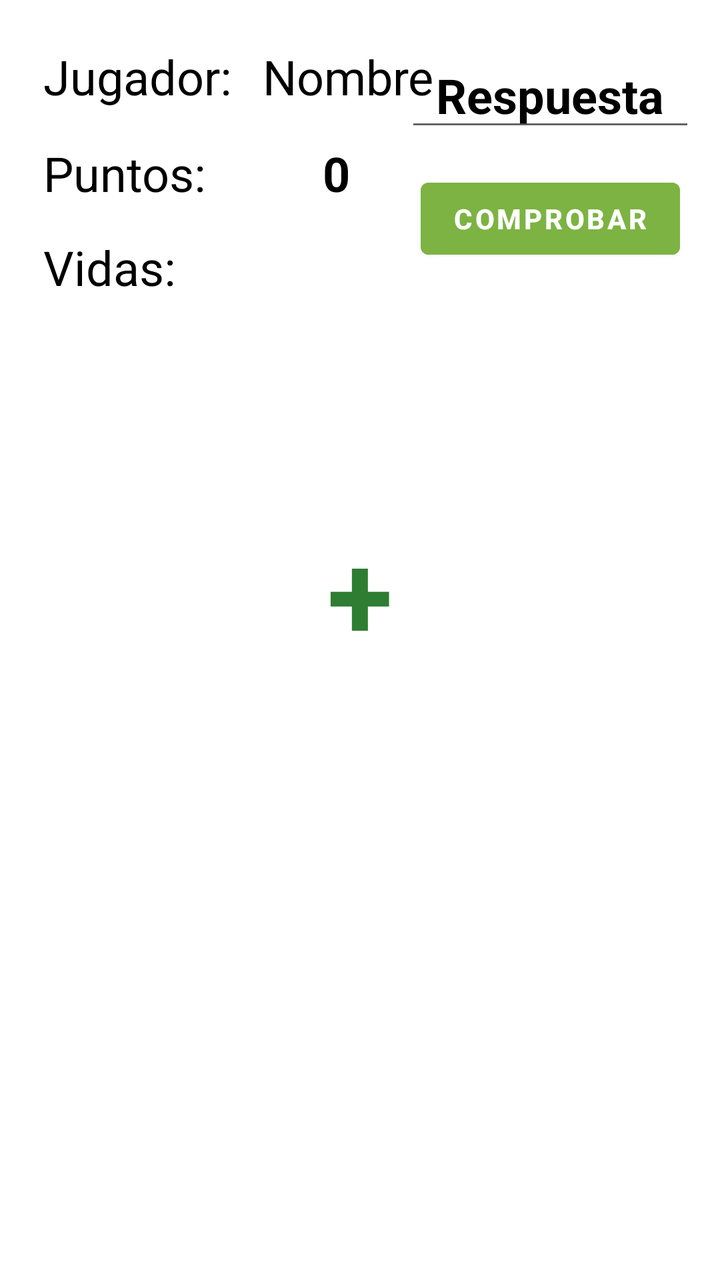
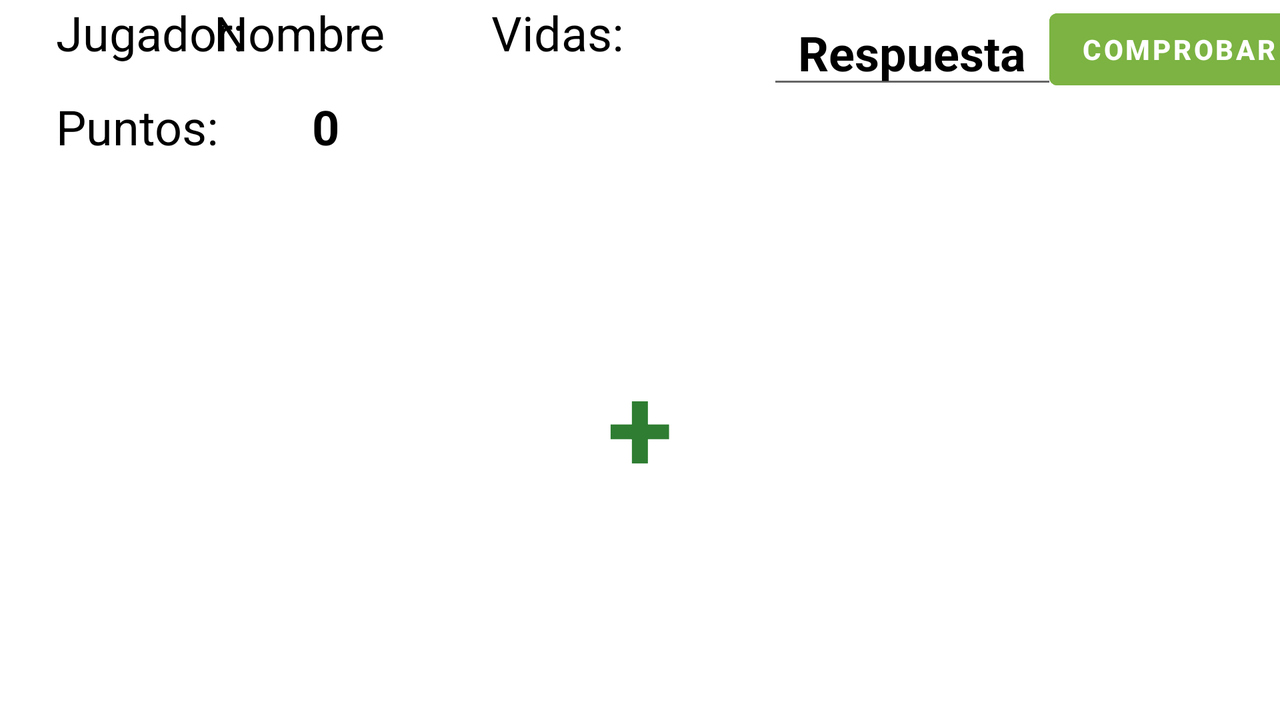

The same Android screen from two of the app's own layout files: first res/layout/ as a phone draws it, then the repository's variant for another configuration, drawn on a device whose configuration selects that folder. Both files follow.
<!-- AndroidManifest.xml: application theme Theme.CulculadoraNiños -->
<!-- res/layout/activity_juego.xml -->
<?xml version="1.0" encoding="utf-8"?>
<androidx.constraintlayout.widget.ConstraintLayout xmlns:android="http://schemas.android.com/apk/res/android"
    xmlns:app="http://schemas.android.com/apk/res-auto"
    xmlns:tools="http://schemas.android.com/tools"
    android:layout_width="match_parent"
    android:layout_height="match_parent"
    tools:context=".Juego">

    <View
        android:id="@+id/viewOperacion"
        android:layout_width="0dp"
        android:layout_height="0dp"
        android:alpha="0"
        android:background="#FFFFFF"
        app:layout_constraintBottom_toBottomOf="@+id/imgNum21"
        app:layout_constraintEnd_toEndOf="@+id/imgNum21"
        app:layout_constraintStart_toStartOf="@+id/imgNum12"
        app:layout_constraintTop_toTopOf="@+id/imgNum12" />

    <ImageView
        android:id="@+id/fondo"
        android:layout_width="wrap_content"
        android:layout_height="wrap_content"
        android:background="@drawable/fondo"
        android:scaleType="centerCrop"
        app:layout_constraintBottom_toBottomOf="parent"
        app:layout_constraintEnd_toEndOf="parent"
        app:layout_constraintHorizontal_bias="1.0"
        app:layout_constraintStart_toStartOf="parent"
        app:layout_constraintTop_toTopOf="parent"
        app:layout_constraintVertical_bias="1.0"
        app:srcCompat="@drawable/fondo" />

    <TextView
        android:id="@+id/txtCorrecto"
        android:layout_width="wrap_content"
        android:layout_height="wrap_content"
        android:textSize="60sp"
        app:layout_constraintBottom_toBottomOf="parent"
        app:layout_constraintEnd_toEndOf="parent"
        app:layout_constraintStart_toStartOf="parent"
        app:layout_constraintTop_toBottomOf="@+id/textView5"
        app:layout_constraintVertical_bias="0.16000003" />

    <TextView
        android:id="@+id/txtCorreccion"
        android:layout_width="wrap_content"
        android:layout_height="wrap_content"
        android:textSize="30sp"
        app:layout_constraintBottom_toBottomOf="parent"
        app:layout_constraintEnd_toEndOf="@+id/txtCorrecto"
        app:layout_constraintHorizontal_bias="0.503"
        app:layout_constraintStart_toStartOf="@+id/txtCorrecto"
        app:layout_constraintTop_toBottomOf="@+id/txtCorrecto"
        app:layout_constraintVertical_bias="0.060000002" />

    <ImageView
        android:id="@+id/vida1"
        android:layout_width="40sp"
        android:layout_height="40sp"
        app:layout_constraintBottom_toBottomOf="@+id/textView5"
        app:layout_constraintEnd_toEndOf="parent"
        app:layout_constraintHorizontal_bias="0.17"
        app:layout_constraintStart_toEndOf="@+id/textView5"
        app:layout_constraintTop_toTopOf="@+id/textView5"
        app:layout_constraintVertical_bias="0.035"
        app:srcCompat="@drawable/vida" />

    <ImageView
        android:id="@+id/vida3"
        android:layout_width="40sp"
        android:layout_height="40sp"
        app:layout_constraintBottom_toBottomOf="@+id/textView5"
        app:layout_constraintEnd_toEndOf="parent"
        app:layout_constraintHorizontal_bias="0.27"
        app:layout_constraintStart_toEndOf="@+id/textView5"
        app:layout_constraintTop_toTopOf="@+id/textView5"
        app:layout_constraintVertical_bias="0.035"
        app:srcCompat="@drawable/vida" />

    <ImageView
        android:id="@+id/vida2"
        android:layout_width="40sp"
        android:layout_height="40sp"
        app:layout_constraintBottom_toBottomOf="@+id/textView5"
        app:layout_constraintEnd_toEndOf="parent"
        app:layout_constraintHorizontal_bias="0.37"
        app:layout_constraintStart_toEndOf="@+id/textView5"
        app:layout_constraintTop_toTopOf="@+id/textView5"
        app:layout_constraintVertical_bias="0.035"
        app:srcCompat="@drawable/vida" />

    <EditText
        android:id="@+id/eTxtRespuesta"
        android:layout_width="145dp"
        android:layout_height="wrap_content"
        android:ems="10"
        android:gravity="center"
        android:hint="@string/txtResponse"
        android:inputType="numberSigned"
        android:textColor="@color/black"
        android:textColorHighlight="#7CB342"
        android:textColorHint="@color/black"
        android:textColorLink="#7CB342"
        android:textSize="24sp"
        android:textStyle="bold"
        app:layout_constraintBottom_toBottomOf="parent"
        app:layout_constraintEnd_toEndOf="parent"
        app:layout_constraintHorizontal_bias="0.943"
        app:layout_constraintStart_toStartOf="parent"
        app:layout_constraintTop_toTopOf="parent"
        app:layout_constraintVertical_bias="0.036" />

    <TextView
        android:id="@+id/textView3"
        android:layout_width="wrap_content"
        android:layout_height="wrap_content"
        android:text="@string/txtPlayerDP"
        android:textColor="@color/black"
        android:textSize="24sp"
        app:layout_constraintBottom_toBottomOf="parent"
        app:layout_constraintEnd_toEndOf="parent"
        app:layout_constraintHorizontal_bias="0.081"
        app:layout_constraintStart_toStartOf="parent"
        app:layout_constraintTop_toTopOf="parent"
        app:layout_constraintVertical_bias="0.036" />

    <TextView
        android:id="@+id/txtNombreJugador"
        android:layout_width="wrap_content"
        android:layout_height="wrap_content"
        android:text="Nombre"
        android:textColor="@color/black"
        android:textSize="24sp"
        app:layout_constraintBottom_toBottomOf="@+id/textView3"
        app:layout_constraintEnd_toEndOf="parent"
        app:layout_constraintHorizontal_bias="0.098"
        app:layout_constraintStart_toEndOf="@+id/textView3"
        app:layout_constraintTop_toTopOf="@+id/textView3" />

    <TextView
        android:id="@+id/textView4"
        android:layout_width="wrap_content"
        android:layout_height="wrap_content"
        android:text="@string/txtPointsDP"
        android:textColor="@color/black"
        android:textSize="24sp"
        app:layout_constraintBottom_toBottomOf="parent"
        app:layout_constraintEnd_toEndOf="@+id/textView3"
        app:layout_constraintHorizontal_bias="0.0"
        app:layout_constraintStart_toStartOf="@+id/textView3"
        app:layout_constraintTop_toBottomOf="@+id/textView3"
        app:layout_constraintVertical_bias="0.029" />

    <TextView
        android:id="@+id/textView5"
        android:layout_width="wrap_content"
        android:layout_height="wrap_content"
        android:text="@string/txtVidasDP"
        android:textColor="@color/black"
        android:textSize="24sp"
        app:layout_constraintBottom_toBottomOf="parent"
        app:layout_constraintEnd_toEndOf="@+id/textView4"
        app:layout_constraintHorizontal_bias="0.0"
        app:layout_constraintStart_toStartOf="@+id/textView4"
        app:layout_constraintTop_toBottomOf="@+id/textView4"
        app:layout_constraintVertical_bias="0.029" />

    <TextView
        android:id="@+id/txtPuntos"
        android:layout_width="wrap_content"
        android:layout_height="wrap_content"
        android:text="0"
        android:textColor="@color/black"
        android:textSize="24sp"
        android:textStyle="bold"
        app:layout_constraintBottom_toBottomOf="@+id/textView4"
        app:layout_constraintEnd_toEndOf="parent"
        app:layout_constraintHorizontal_bias="0.24"
        app:layout_constraintStart_toEndOf="@+id/textView4"
        app:layout_constraintTop_toTopOf="@+id/textView4" />

    <Button
        android:id="@+id/btComprobar"
        android:layout_width="wrap_content"
        android:layout_height="wrap_content"
        android:backgroundTint="#7CB342"
        android:text="@string/comprobarCAPS"
        android:textStyle="bold"
        app:layout_constraintBottom_toBottomOf="parent"
        app:layout_constraintEnd_toEndOf="@+id/eTxtRespuesta"
        app:layout_constraintStart_toStartOf="@+id/eTxtRespuesta"
        app:layout_constraintTop_toBottomOf="@+id/eTxtRespuesta"
        app:layout_constraintVertical_bias="0.028" />

    <ImageView
        android:id="@+id/imgNum21"
        android:layout_width="150sp"
        android:layout_height="150sp"
        app:layout_constraintBottom_toBottomOf="parent"
        app:layout_constraintEnd_toEndOf="parent"
        app:layout_constraintHorizontal_bias="0.96"
        app:layout_constraintStart_toStartOf="parent"
        app:layout_constraintTop_toBottomOf="@+id/textView5"
        app:layout_constraintVertical_bias="0.20999998"
        tools:srcCompat="@tools:sample/avatars" />

    <ImageView
        android:id="@+id/imgNum12"
        android:layout_width="150sp"
        android:layout_height="150sp"
        app:layout_constraintBottom_toBottomOf="parent"
        app:layout_constraintEnd_toEndOf="parent"
        app:layout_constraintHorizontal_bias="0.04"
        app:layout_constraintStart_toStartOf="parent"
        app:layout_constraintTop_toBottomOf="@+id/textView5"
        app:layout_constraintVertical_bias="0.20999998"
        tools:srcCompat="@tools:sample/avatars" />

    <TextView
        android:id="@+id/txtOperacion"
        android:layout_width="wrap_content"
        android:layout_height="wrap_content"
        android:text="+"
        android:textColor="@color/colorPrimaryVariant"
        android:textSize="60sp"
        android:textStyle="bold"
        app:layout_constraintBottom_toBottomOf="@+id/imgNum21"
        app:layout_constraintEnd_toStartOf="@+id/imgNum21"
        app:layout_constraintStart_toEndOf="@+id/imgNum12"
        app:layout_constraintTop_toTopOf="@+id/imgNum12" />

</androidx.constraintlayout.widget.ConstraintLayout>
<!-- resources referenced by this layout -->
<resources>
  <color name="black">#FF000000</color>
  <color name="colorPrimaryVariant">#2E7D32</color>
  <string name="comprobarCAPS">COMPROBAR</string>
  <string name="txtPlayerDP">Jugador:</string>
  <string name="txtPointsDP">Puntos:</string>
  <string name="txtResponse">Respuesta</string>
  <string name="txtVidasDP">Vidas:</string>
  <style name="Theme.CulculadoraNiños" parent="Theme.MaterialComponents.DayNight.DarkActionBar">
          
          <item name="colorPrimary">#558B2F</item>
          <item name="colorPrimaryVariant">#2E7D32</item>
          <item name="colorOnPrimary">@color/white</item>
          
          <item name="colorSecondary">#7CB342</item>
          <item name="colorSecondaryVariant">#43A047</item>
          <item name="colorOnSecondary">@color/black</item>
          
          <item name="android:statusBarColor" tools:targetApi="l">?attr/colorPrimaryVariant</item>
          
      </style>
  <color name="white">#FFFFFFFF</color>
</resources>
<!-- res/layout-land/activity_juego.xml (the repository's variant of the layout above) -->
<!-- drawn on the phone turned sideways -->
<?xml version="1.0" encoding="utf-8"?>
<androidx.constraintlayout.widget.ConstraintLayout
    xmlns:android="http://schemas.android.com/apk/res/android"
    xmlns:app="http://schemas.android.com/apk/res-auto"
    xmlns:tools="http://schemas.android.com/tools"
    android:layout_width="match_parent"
    android:layout_height="match_parent">

    <ImageView
        android:id="@+id/fondo5"
        android:layout_width="wrap_content"
        android:layout_height="wrap_content"
        android:background="@drawable/fondo"
        android:scaleType="centerCrop"
        app:layout_constraintBottom_toBottomOf="parent"
        app:layout_constraintEnd_toEndOf="parent"
        app:layout_constraintHorizontal_bias="0.0"
        app:layout_constraintStart_toStartOf="parent"
        app:layout_constraintTop_toTopOf="parent"
        app:layout_constraintVertical_bias="0.0"
        app:srcCompat="@drawable/fondo" />

    <View
        android:id="@+id/viewOperacion"
        android:layout_width="0dp"
        android:layout_height="0dp"
        android:alpha="0"
        android:background="#FFFFFF"
        app:layout_constraintBottom_toBottomOf="@+id/imgNum21"
        app:layout_constraintEnd_toEndOf="@+id/imgNum21"
        app:layout_constraintStart_toStartOf="@+id/imgNum12"
        app:layout_constraintTop_toTopOf="@+id/imgNum12" />

    <TextView
        android:id="@+id/txtCorrecto"
        android:layout_width="wrap_content"
        android:layout_height="wrap_content"
        android:textSize="60sp"
        app:layout_constraintBottom_toBottomOf="parent"
        app:layout_constraintEnd_toEndOf="parent"
        app:layout_constraintStart_toStartOf="parent"
        app:layout_constraintTop_toBottomOf="@+id/textView10"
        app:layout_constraintVertical_bias="0.20999998" />

    <TextView
        android:id="@+id/txtCorreccion"
        android:layout_width="wrap_content"
        android:layout_height="wrap_content"
        android:textSize="30sp"
        app:layout_constraintBottom_toBottomOf="@+id/fondo5"
        app:layout_constraintEnd_toEndOf="@+id/txtCorrecto"
        app:layout_constraintStart_toStartOf="@+id/txtCorrecto"
        app:layout_constraintTop_toBottomOf="@+id/txtCorrecto"
        app:layout_constraintVertical_bias="0.16000003" />

    <ImageView
        android:id="@+id/vida1"
        android:layout_width="40sp"
        android:layout_height="40sp"
        app:layout_constraintBottom_toBottomOf="@+id/textView10"
        app:layout_constraintEnd_toEndOf="parent"
        app:layout_constraintHorizontal_bias="0.01"
        app:layout_constraintStart_toEndOf="@+id/textView10"
        app:layout_constraintTop_toTopOf="@+id/textView10"
        app:srcCompat="@drawable/vida" />

    <ImageView
        android:id="@+id/vida2"
        android:layout_width="40sp"
        android:layout_height="40sp"
        app:layout_constraintBottom_toBottomOf="@+id/textView10"
        app:layout_constraintEnd_toEndOf="parent"
        app:layout_constraintHorizontal_bias="0.17"
        app:layout_constraintStart_toEndOf="@+id/textView10"
        app:layout_constraintTop_toTopOf="@+id/textView10"
        app:srcCompat="@drawable/vida" />

    <ImageView
        android:id="@+id/vida3"
        android:layout_width="40sp"
        android:layout_height="40sp"
        app:layout_constraintBottom_toBottomOf="@+id/textView10"
        app:layout_constraintEnd_toEndOf="parent"
        app:layout_constraintHorizontal_bias="0.09"
        app:layout_constraintStart_toEndOf="@+id/textView10"
        app:layout_constraintTop_toTopOf="@+id/textView10"
        app:srcCompat="@drawable/vida" />

    <EditText
        android:id="@+id/eTxtRespuesta"
        android:layout_width="145dp"
        android:layout_height="wrap_content"
        android:ems="10"
        android:gravity="center"
        android:hint="@string/txtResponse"
        android:inputType="numberSigned"
        android:textColor="@color/black"
        android:textColorHighlight="#7CB342"
        android:textColorHint="@color/black"
        android:textColorLink="#7CB342"
        android:textSize="24sp"
        android:textStyle="bold"
        app:layout_constraintBottom_toBottomOf="parent"
        app:layout_constraintEnd_toEndOf="parent"
        app:layout_constraintHorizontal_bias="0.775"
        app:layout_constraintStart_toStartOf="parent"
        app:layout_constraintTop_toTopOf="parent"
        app:layout_constraintVertical_bias="0.0" />

    <TextView
        android:id="@+id/textView7"
        android:layout_width="wrap_content"
        android:layout_height="wrap_content"
        android:text="@string/txtPlayerDP"
        android:textColor="@color/black"
        android:textSize="24sp"
        app:layout_constraintBottom_toBottomOf="parent"
        app:layout_constraintEnd_toEndOf="parent"
        app:layout_constraintHorizontal_bias="0.051"
        app:layout_constraintStart_toStartOf="parent"
        app:layout_constraintTop_toTopOf="parent"
        app:layout_constraintVertical_bias="0.0" />

    <TextView
        android:id="@+id/txtNombreJugador"
        android:layout_width="wrap_content"
        android:layout_height="wrap_content"
        android:layout_marginEnd="496dp"
        android:text="Nombre"
        android:textColor="@color/black"
        android:textSize="24sp"
        app:layout_constraintBottom_toBottomOf="@+id/textView7"
        app:layout_constraintEnd_toEndOf="parent"
        app:layout_constraintHorizontal_bias="0.24"
        app:layout_constraintStart_toEndOf="@+id/textView7"
        app:layout_constraintTop_toTopOf="@+id/textView7"
        app:layout_constraintVertical_bias="1.0" />

    <TextView
        android:id="@+id/textView8"
        android:layout_width="wrap_content"
        android:layout_height="wrap_content"
        android:text="@string/txtPointsDP"
        android:textColor="@color/black"
        android:textSize="24sp"
        app:layout_constraintBottom_toBottomOf="parent"
        app:layout_constraintEnd_toEndOf="@+id/textView7"
        app:layout_constraintHorizontal_bias="0.0"
        app:layout_constraintStart_toStartOf="@+id/textView7"
        app:layout_constraintTop_toBottomOf="@+id/textView7"
        app:layout_constraintVertical_bias="0.050000012" />

    <TextView
        android:id="@+id/textView10"
        android:layout_width="wrap_content"
        android:layout_height="wrap_content"
        android:text="@string/txtVidasDP"
        android:textColor="@color/black"
        android:textSize="24sp"
        app:layout_constraintBottom_toBottomOf="parent"
        app:layout_constraintEnd_toEndOf="parent"
        app:layout_constraintHorizontal_bias="0.428"
        app:layout_constraintStart_toStartOf="parent"
        app:layout_constraintTop_toTopOf="parent"
        app:layout_constraintVertical_bias="0.0" />

    <TextView
        android:id="@+id/txtPuntos"
        android:layout_width="wrap_content"
        android:layout_height="wrap_content"
        android:text="0"
        android:textColor="@color/black"
        android:textSize="24sp"
        android:textStyle="bold"
        app:layout_constraintBottom_toBottomOf="@+id/textView8"
        app:layout_constraintEnd_toEndOf="parent"
        app:layout_constraintHorizontal_bias="0.09"
        app:layout_constraintStart_toEndOf="@+id/textView8"
        app:layout_constraintTop_toTopOf="@+id/textView8" />

    <Button
        android:id="@+id/btComprobar"
        android:layout_width="wrap_content"
        android:layout_height="wrap_content"
        android:backgroundTint="#7CB342"
        android:text="COMPROBAR"
        android:textStyle="bold"
        app:layout_constraintBottom_toBottomOf="@+id/eTxtRespuesta"
        app:layout_constraintEnd_toEndOf="parent"
        app:layout_constraintHorizontal_bias="0.22"
        app:layout_constraintStart_toEndOf="@+id/eTxtRespuesta"
        app:layout_constraintTop_toTopOf="@+id/eTxtRespuesta" />

    <ImageView
        android:id="@+id/imgNum12"
        android:layout_width="150sp"
        android:layout_height="150sp"
        app:layout_constraintBottom_toBottomOf="parent"
        app:layout_constraintEnd_toEndOf="parent"
        app:layout_constraintHorizontal_bias="0.3"
        app:layout_constraintStart_toStartOf="parent"
        app:layout_constraintTop_toTopOf="parent"
        app:layout_constraintVertical_bias="0.65"
        tools:srcCompat="@tools:sample/avatars" />

    <ImageView
        android:id="@+id/imgNum21"
        android:layout_width="150sp"
        android:layout_height="150sp"
        app:layout_constraintBottom_toBottomOf="parent"
        app:layout_constraintEnd_toEndOf="parent"
        app:layout_constraintHorizontal_bias="0.7"
        app:layout_constraintStart_toStartOf="parent"
        app:layout_constraintTop_toTopOf="parent"
        app:layout_constraintVertical_bias="0.65"
        tools:srcCompat="@tools:sample/avatars" />

    <TextView
        android:id="@+id/txtOperacion"
        android:layout_width="wrap_content"
        android:layout_height="wrap_content"
        android:text="+"
        android:textColor="@color/colorPrimaryVariant"
        android:textSize="60sp"
        android:textStyle="bold"
        app:layout_constraintBottom_toBottomOf="@+id/imgNum12"
        app:layout_constraintEnd_toStartOf="@+id/imgNum21"
        app:layout_constraintStart_toEndOf="@+id/imgNum12"
        app:layout_constraintTop_toTopOf="@+id/imgNum21"
        app:layout_constraintVertical_bias="0.51" />

</androidx.constraintlayout.widget.ConstraintLayout>
<!-- resources referenced by the variant -->
<!-- as the phone turned sideways resolves them -->
<resources>
  <color name="black">#FF000000</color>
  <color name="colorPrimaryVariant">#2E7D32</color>
  <string name="txtPlayerDP">Jugador:</string>
  <string name="txtPointsDP">Puntos:</string>
  <string name="txtResponse">Respuesta</string>
  <string name="txtVidasDP">Vidas:</string>
  <style name="Theme.CulculadoraNiños" parent="Theme.MaterialComponents.DayNight.DarkActionBar">
          
          <item name="colorPrimary">#558B2F</item>
          <item name="colorPrimaryVariant">#2E7D32</item>
          <item name="colorOnPrimary">@color/white</item>
          
          <item name="colorSecondary">#7CB342</item>
          <item name="colorSecondaryVariant">#43A047</item>
          <item name="colorOnSecondary">@color/black</item>
          
          <item name="android:statusBarColor" tools:targetApi="l">?attr/colorPrimaryVariant</item>
          
      </style>
  <color name="white">#FFFFFFFF</color>
</resources>
